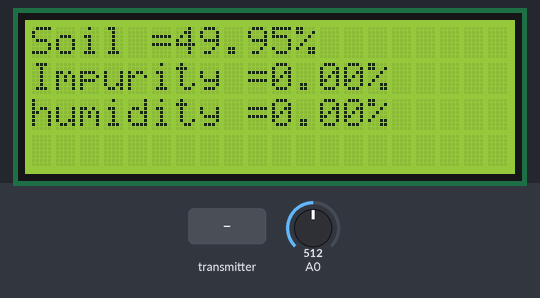
The sketch below on a simulated Arduino Uno, built with avr-gcc and run on an emulated ATmega328P. Shown: 20×4 character LCD. The test bench sets the inputs (shaded band); at power-on: A0 = 512. No radio packets arrive unless stated; what the sketch prints to the serial monitor is not drawn.

Above: at 10.6 s.
10.7 s: A0 set to 716
At 12.6 s:
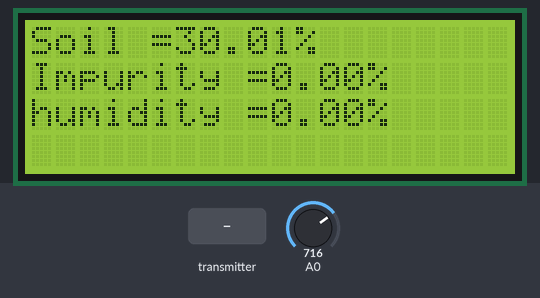
13.1 s: the transmitter starts sending humidity = 25
At 13.8 s:
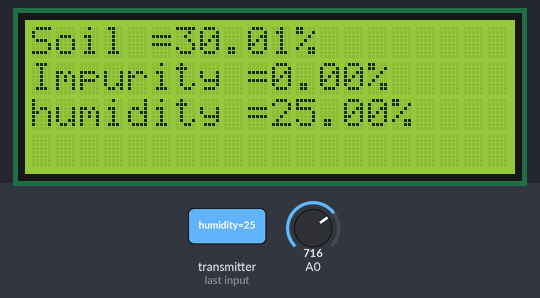
15.0 s: the transmitter starts sending humidity = 50
At 16.2 s:
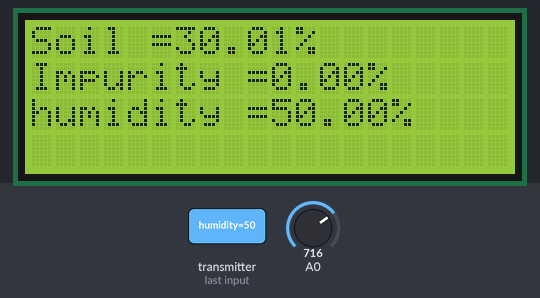
16.9 s: A0 set to 900
At 18.5 s:
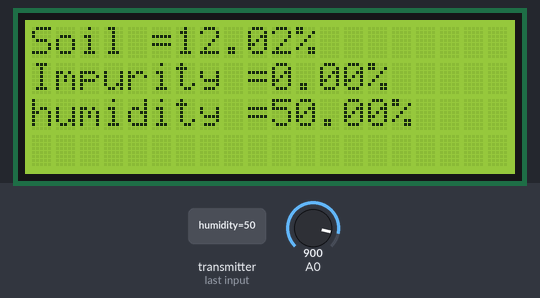
18.8 s: A0 set to 1023
At 19.8 s:
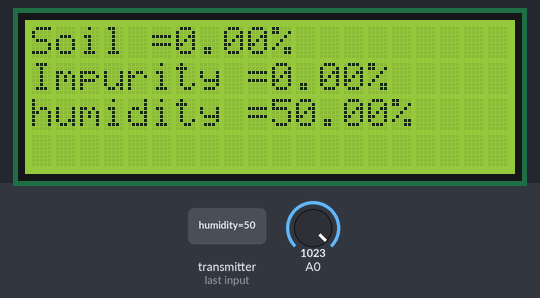
Timing chart, 0 to 21.7 s (numbered marks = the images above; inputs shaded):
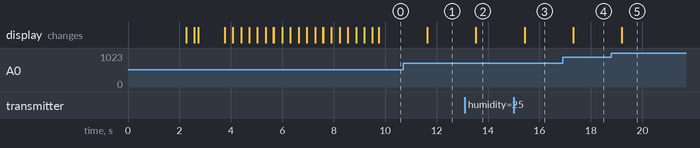

Measured:
- after the input at 10.7 s, the display: changes after 0.93 s (image 1)
- after the input at 13.1 s, the display: changes after 0.43 s (image 2)
- after the input at 15.0 s, the display: changes after 0.42 s (image 3)
- after the input at 16.9 s, the display: changes after 0.41 s (image 4)
- after the input at 18.8 s, the display: changes after 0.41 s (image 5)

The sketch:

N3humi.ino
```cpp
#include <LiquidCrystal_I2C.h>
#include <SPI.h>
#include <nRF24L01.h>
#include <RF24.h>


LiquidCrystal_I2C lcd(0x3F, 20 , 4);

RF24 radio(2, 3); // CE, CSN
//RF24 radio2(2, 3);
const byte address[6] = "00001";
const byte address2[6] = "00002";

double soil_moist = 0;
double humidity = 0;
double impurity =0 ;


int  pos = 0;

byte degree[8] = {
  0b00111,
  0b00101,
  0b00111,
  0b00000,
  0b00000,
  0b00000,
  0b00000,
  0b00000
};

byte f1[8] = {
  0b11111,
  0b11111,
  0b01110,
  0b00100,
  0b01010,
  0b10001,
  0b10001,
  0b11111
};
byte f2[8] = {
  0b11111,
  0b11011,
  0b01110,
  0b00100,
  0b01010,
  0b10001,
  0b10101,
  0b11111
};
byte f3[8] = {
  0b11111,
  0b10001,
  0b01110,
  0b00100,
  0b01010,
  0b10001,
  0b11111,
  0b11111
};
byte f4[8] = {
  0b11111,
  0b10001,
  0b01110,
  0b00100,
  0b01010,
  0b10101,
  0b11111,
  0b11111
};
byte f5[8] = {
  0b11111,
  0b10001,
  0b01010,
  0b00100,
  0b01010,
  0b11111,
  0b11111,
  0b11111
};
byte f6[8] = {
  0b11111,
  0b10001,
  0b01010,
  0b00000,
  0b01110,
  0b11111,
  0b11111,
  0b11111
};


void setup()
{
   lcd.init();                      // initialize the lcd
  lcd.init();
  // Print a message to the LCD.
  lcd.backlight();
  radio.begin();
   // radio2.begin();
  radio.openReadingPipe(0, address[1]);
 // radio2.openReadingPipe(0, address2[1]);

  radio.setPALevel(RF24_PA_MAX);
  //radio2.setPALevel(RF24_PA_MAX);
    radio.startListening();
//   radio2.startListening();

  lcd.setCursor(0, 0);

  Serial.begin(9600);
  lcd.createChar(10, f1);
  lcd.createChar(6, degree);
  lcd.createChar(1, f2);
  lcd.createChar(2, f3);
  lcd.createChar(3, f4);
  lcd.createChar(4, f5);
  lcd.createChar(5, f6);
kosview_intro();
checkinglcdloading();
}
void loop()
{
   if (radio.available()) {
    //   char text[32] = "";

    radio.read(&humidity, sizeof(humidity));

 }

 delay (200);


//if (radio2.available()) {
//    //   char text[32] = "";
//
//    radio2.read(&impurity, sizeof(impurity));
//
// }

  lcd.clear();
  soil_moist = analogRead(14);
  soil_moist = 1023 - soil_moist;
  soil_moist = 100 * soil_moist/1023;
  Serial.println(soil_moist);
  lcd.setCursor(0,0);
  lcd.print("Soil =");
   lcd.print(soil_moist);

  lcd.print("%");
  lcd.setCursor(0,1);

   lcd.print("Impurity =");
   lcd.print(impurity);

  lcd.print("%");

   lcd.setCursor(0,2);

   lcd.print("humidity =");
   lcd.print(humidity);

  lcd.print("%");

  //radio.write(&soil_moist, sizeof(soil_moist));
  delay (700);
}

  void kosview_intro()
{
  lcd.clear();
  lcd.setCursor(0, 0);
  lcd.print("----------_________.");
  lcd.setCursor(0, 1);
  lcd.print("|     KOSVIEW      |");
  lcd.setCursor(0, 2);
  lcd.print("|     PROJECTS     |");
  lcd.setCursor(0, 3);
  lcd.print("----------_________|");
  delay (2000);

  do {
    lcd.scrollDisplayLeft();
    pos++;
    delay(5);
  }
  while (pos < 40);

  pos = 0;

  do {
    lcd.scrollDisplayRight();
    pos++;
    delay(5);
  }
  while (pos < 40);
  delay (1000);
  pos = 0;
  lcd.clear();
}

void checkinglcdloading()
{
  for (int i = 0; i < 3; i++)
  {
    lcd.setCursor(1, 0);
    lcd.print("Checking system");
    lcd.setCursor(10, 1);
    lcd.write(10);
    delay (300);
    lcd.clear();
    lcd.setCursor(1, 0);
    lcd.print("Checking system");
    lcd.setCursor(10, 1);
    lcd.write(1);
    delay (300);
    lcd.clear();
    lcd.setCursor(1, 0);
    lcd.print("Checking system");
    lcd.setCursor(10, 1);
    lcd.write(2);
    delay (300);
    lcd.clear();
    lcd.setCursor(1, 0);
    lcd.print("Checking system");
    lcd.setCursor(10, 1);
    lcd.write(3);
    delay (300);
    lcd.clear();
    lcd.setCursor(1, 0);
    lcd.print("Checking system");
    lcd.setCursor(10, 1);
    lcd.write(4);
    delay (300);
    lcd.clear();
    lcd.setCursor(1, 0);
    lcd.print("Checking system");
    lcd.setCursor(10, 1);
    lcd.write(5);
    delay (300);
    lcd.clear();
    delay (2);

  }
}
```
